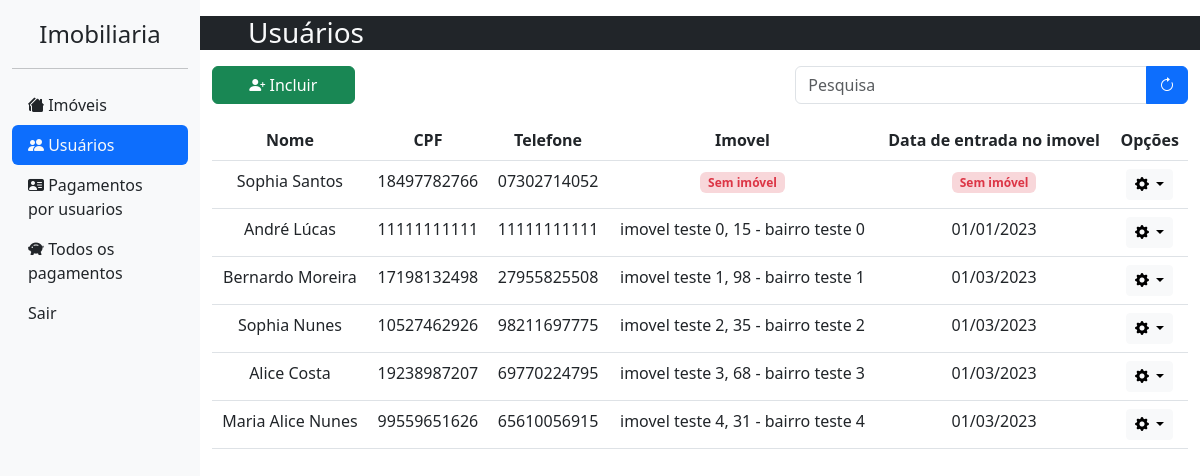
/usuario/listar/ (signed in), run on the app's committed database.
### usuario/models.py (models this page shows, shortened)
class Perfil(models.Model):
    cpf = models.CharField(max_length=14, null=True)
    nome_completo = models.CharField(max_length=50, null=True, verbose_name="Nome completo")
    data_nascimento = models.DateField(max_length=10, null=True, blank=True, verbose_name="Data de nascimento")
    telefone = models.CharField(max_length=16, null=True, verbose_name="Telefone para contato")
    data_entrada_imovel = models.DateField(auto_now_add=True, editable=True, verbose_name="Data de entrada no imovel")
    usuario = models.OneToOneField(User, blank=True, on_delete=models.CASCADE)
    imovel = models.OneToOneField(Imovel, null=True, blank=True, on_delete=models.SET_NULL)
    def __str__(self) -> str:
        return self.nome_completo

### imobiliaria/models.py (models this page shows, shortened)
class Imovel(models.Model):
    nome = models.CharField(max_length=50, blank=True, verbose_name='Nome do imóvel / vila / condominio')
    cep = models.CharField(max_length=9, blank=True, verbose_name= 'CEP')
    endereco = models.CharField(max_length=100, blank=True, verbose_name= 'Endereço')
    numero = models.CharField(max_length=100, blank=True, verbose_name= 'Numero')
    bairro = models.CharField(max_length=100, blank=True, verbose_name= 'Bairro')
    cidade = models.CharField(max_length=100, blank=True, verbose_name= 'Cidade')
    uf = models.CharField(max_length=2, blank=True, verbose_name= 'UF')
    mensalidade = models.CharField(max_length=10, blank=True, verbose_name='Mensalidade R$')
    vencimento = models.IntegerField(default=10, verbose_name="Dia do vencimento da mensalidade")
    disponibilidade = models.BooleanField(default=True, verbose_name="Disponibilidade")
    def __str__(self) -> str:
        nome = ''
        if self.nome:
            nome = self.nome
        else:
            nome = self.endereco
        return f'{nome}, {self.numero} - {self.bairro}'

### usuario/views.py (the view)
# urls.py: path('listar/', listar_usuarios, name="listarusuarios"),
@login_required
@staff_member_required
def listar_usuarios(request):
    context = {}
    perfis = Perfil.objects.all().order_by('imovel','-data_entrada_imovel','nome_completo')
    context['perfis'] = perfis
    if request.method == "GET":
        busca = request.GET.get('busca')
        if busca != None:
            perfis = Perfil.objects.all().filter(nome_completo__contains = busca)
            context['perfis'] = perfis
            return render(request, 'views/listar-usuarios.html', context)
    try:
        Imovel.objects.get()
        tem_imoveis = True
    except:
        tem_imoveis = False
    context['tem_imoveis'] = tem_imoveis
    return render(request, 'views/listar-usuarios.html', context)

### core/templates/views/listar-usuarios.html (shortened to what this page needs)
{% extends 'base.html' %}
{% block content %}
<div class="row d-lg-block d-sm-none bg-dark text-light mb-3">
    <h3 class="ps-5">Usuários</h3>
</div>
<div class="row">
    <div class="col-sm-12 mb-sm-3 col-lg-2">
        <a href="{% url 'cadastrarusuario' %}" class="btn btn-success w-100"><i class="bi bi-person-plus-fill"></i> Incluir</a>
    </div>
    <div class="col-sm-12 mb-sm-3 col-lg-5 offset-lg-5">
        <form method="GET" autocomplete="off">
            <div class="input-group">
                <input type="text" class="form-control" placeholder="Pesquisa" name="busca">
                <button class="btn btn-primary"><i class="bi bi-arrow-clockwise"></i></button>
            </div>
        </form>
    </div>
</div>
<div class="table-responsive">
    <table class="table table-hover text-center">
        <thead>
            <tr>
                <th scope="col">Nome</th>
                <th scope="col">CPF</th>
                <th scope="col">Telefone</th>
                <th scope="col">Imovel</th>
                <th scope="col">Data de entrada no imovel</th>
                <th scope="col">Opções</th>
            </tr>
        </thead>
        <tbody>
            {% for perfil in perfis %}
            <tr>
                <td>{{perfil.nome_completo}}</td>
                <td>{{perfil.cpf}}</td>
                <td>{{perfil.telefone}}</td>
                {% if perfil.imovel %}
                    <td>{{perfil.imovel}}</td>
                    <td>{{perfil.data_entrada_imovel|date:"d/m/Y"}}</td>
                {% else %}
                    <td><span class="badge bg-danger-subtle text-danger">Sem imóvel</span></td>
                    <td><span class="badge bg-danger-subtle text-danger">Sem imóvel</span></td>
                {% endif %}
                <td>
                    <div class="dropdown">
                        <button type="button" class="btn btn-sm btn-light dropdown-toggle" data-bs-toggle="dropdown">
                            <i class="bi bi-gear-fill"></i>
                        </button>
                    </div>
                </td>
            </tr>
            {% endfor %}
        </tbody>
    </table>
</div>
{% endblock %}

### core/static/css/login.css (style rules this page uses)
html, body { height: 100%; margin: 0; }

### data on the page
Perfil: nome_completo "Sophia Santos", cpf "18497782766", telefone "07302714052", shows "Sem imóvel"
Perfil: nome_completo "André Lúcas", cpf "11111111111", telefone "11111111111", imovel "imovel teste 0, 15 - bairro teste 0", data_entrada_imovel "01/01/2023"
Perfil: nome_completo "Bernardo Moreira", cpf "17198132498", telefone "27955825508", imovel "imovel teste 1, 98 - bairro teste 1", data_entrada_imovel "01/03/2023"
Perfil: nome_completo "Sophia Nunes", cpf "10527462926", telefone "98211697775", imovel "imovel teste 2, 35 - bairro teste 2", data_entrada_imovel "01/03/2023"
Perfil: nome_completo "Alice Costa", cpf "19238987207", telefone "69770224795", imovel "imovel teste 3, 68 - bairro teste 3", data_entrada_imovel "01/03/2023"
Perfil: nome_completo "Maria Alice Nunes", cpf "99559651626", telefone "65610056915", imovel "imovel teste 4, 31 - bairro teste 4", data_entrada_imovel "01/03/2023"
